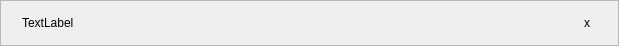
<ui version="4.0" >
 <author>Diego Iastrubni &lt;diegoiast@gmail.com></author>
 <class>FileMessage</class>
 <widget class="QWidget" name="FileMessage" >
  <property name="geometry" >
   <rect>
    <x>0</x>
    <y>0</y>
    <width>619</width>
    <height>46</height>
   </rect>
  </property>
  <property name="sizePolicy" >
   <sizepolicy>
    <hsizetype>1</hsizetype>
    <vsizetype>4</vsizetype>
    <horstretch>0</horstretch>
    <verstretch>0</verstretch>
   </sizepolicy>
  </property>
  <property name="minimumSize" >
   <size>
    <width>16</width>
    <height>16</height>
   </size>
  </property>
  <property name="windowTitle" >
   <string>Form</string>
  </property>
  <layout class="QHBoxLayout" >
   <property name="margin" >
    <number>0</number>
   </property>
   <property name="spacing" >
    <number>0</number>
   </property>
   <item>
    <widget class="QFrame" name="frame" >
     <property name="frameShape" >
      <enum>QFrame::StyledPanel</enum>
     </property>
     <property name="frameShadow" >
      <enum>QFrame::Plain</enum>
     </property>
     <layout class="QHBoxLayout" >
      <property name="margin" >
       <number>0</number>
      </property>
      <property name="spacing" >
       <number>0</number>
      </property>
      <item>
       <spacer>
        <property name="orientation" >
         <enum>Qt::Horizontal</enum>
        </property>
        <property name="sizeType" >
         <enum>QSizePolicy::Fixed</enum>
        </property>
        <property name="sizeHint" >
         <size>
          <width>21</width>
          <height>42</height>
         </size>
        </property>
       </spacer>
      </item>
      <item>
       <widget class="QLabel" name="label" >
        <property name="text" >
         <string>TextLabel</string>
        </property>
       </widget>
      </item>
      <item>
       <widget class="QToolButton" name="closeButton" >
        <property name="text" >
         <string>x</string>
        </property>
        <property name="icon" >
         <iconset>:/trolltech/styles/commonstyle/images/standardbutton-no-16.png</iconset>
        </property>
        <property name="autoRaise" >
         <bool>true</bool>
        </property>
       </widget>
      </item>
      <item>
       <spacer>
        <property name="orientation" >
         <enum>Qt::Horizontal</enum>
        </property>
        <property name="sizeType" >
         <enum>QSizePolicy::Fixed</enum>
        </property>
        <property name="sizeHint" >
         <size>
          <width>21</width>
          <height>42</height>
         </size>
        </property>
       </spacer>
      </item>
     </layout>
    </widget>
   </item>
  </layout>
 </widget>
 <layoutdefault spacing="0" margin="0" />
 <resources>
  <include location="textlines.qrc" />
 </resources>
 <connections/>
</ui>
